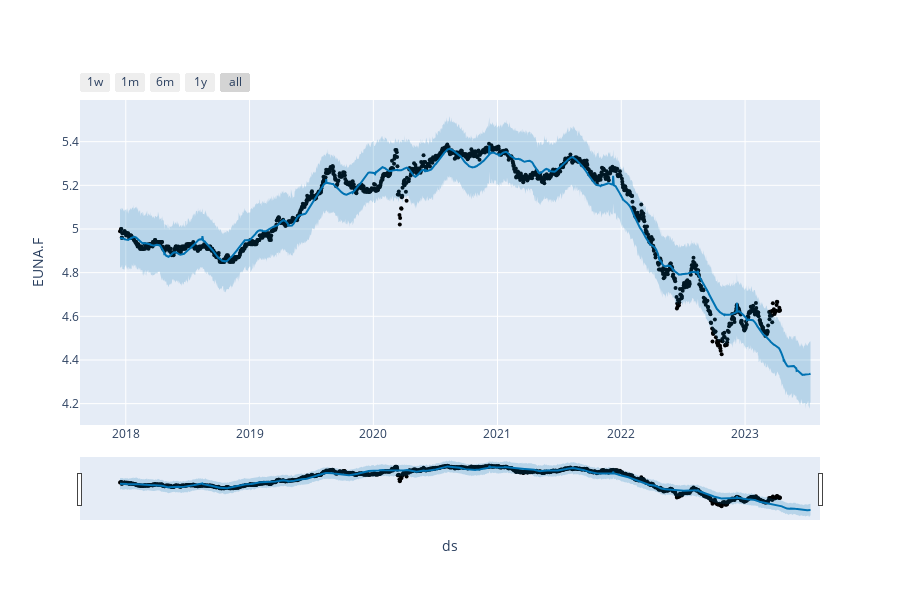
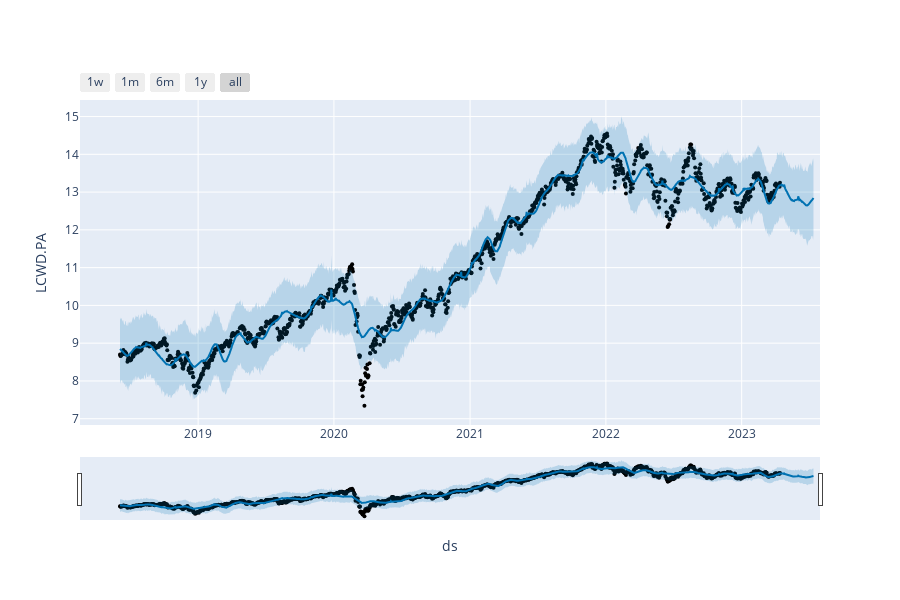
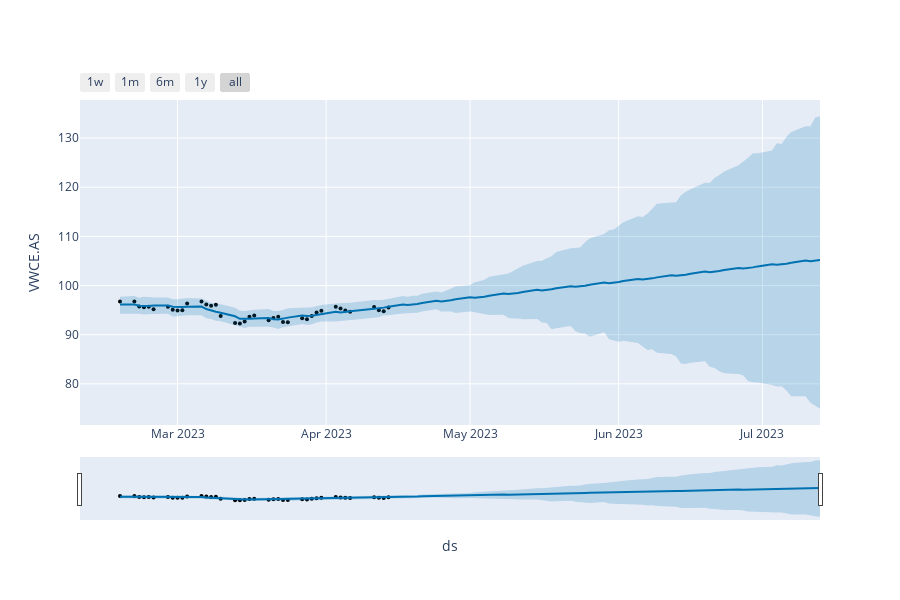

Notebook source saved alongside these figures, in order:
### Code cell
main(show=True, save_fig = False)
